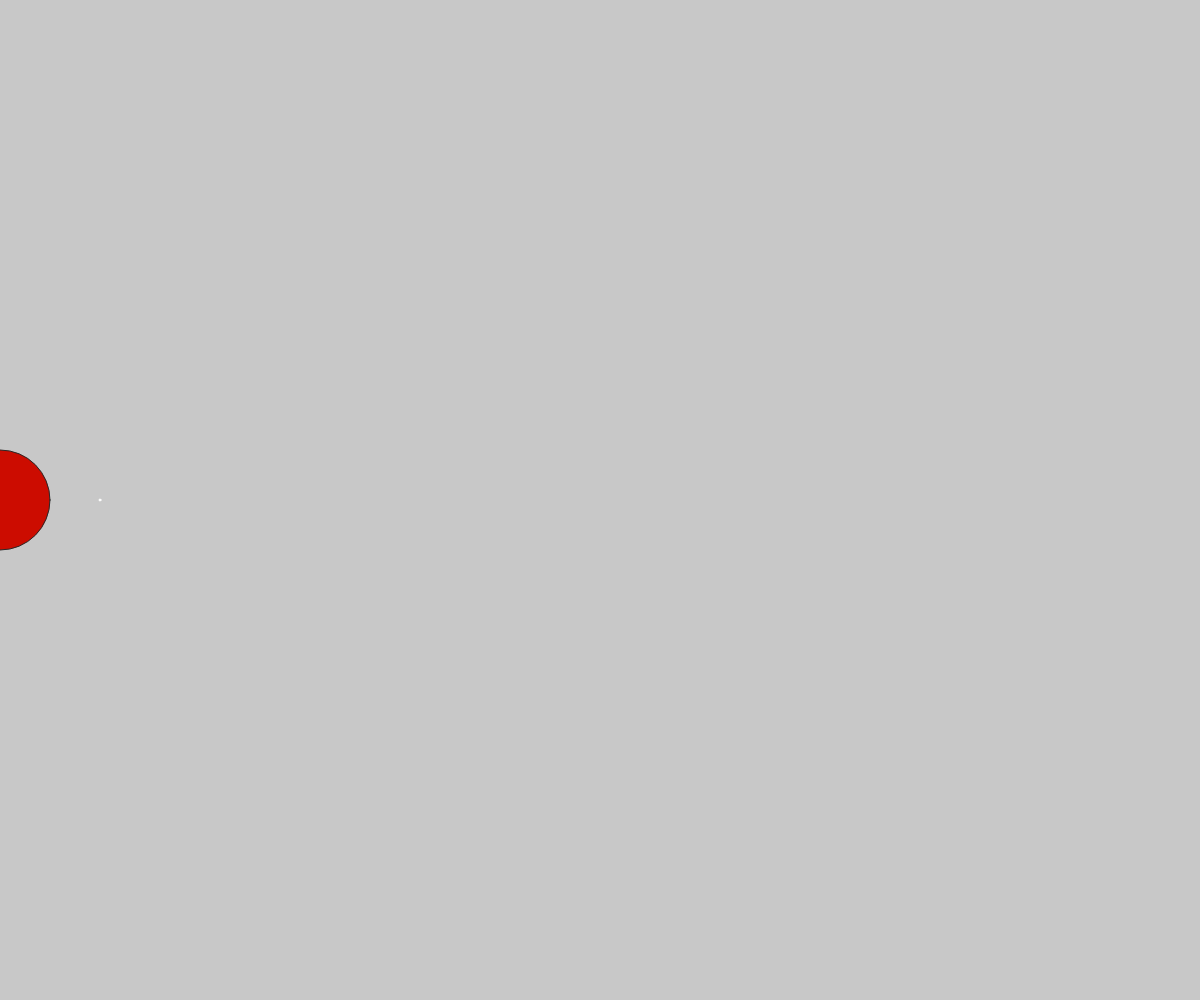
Frame 1 (no input)
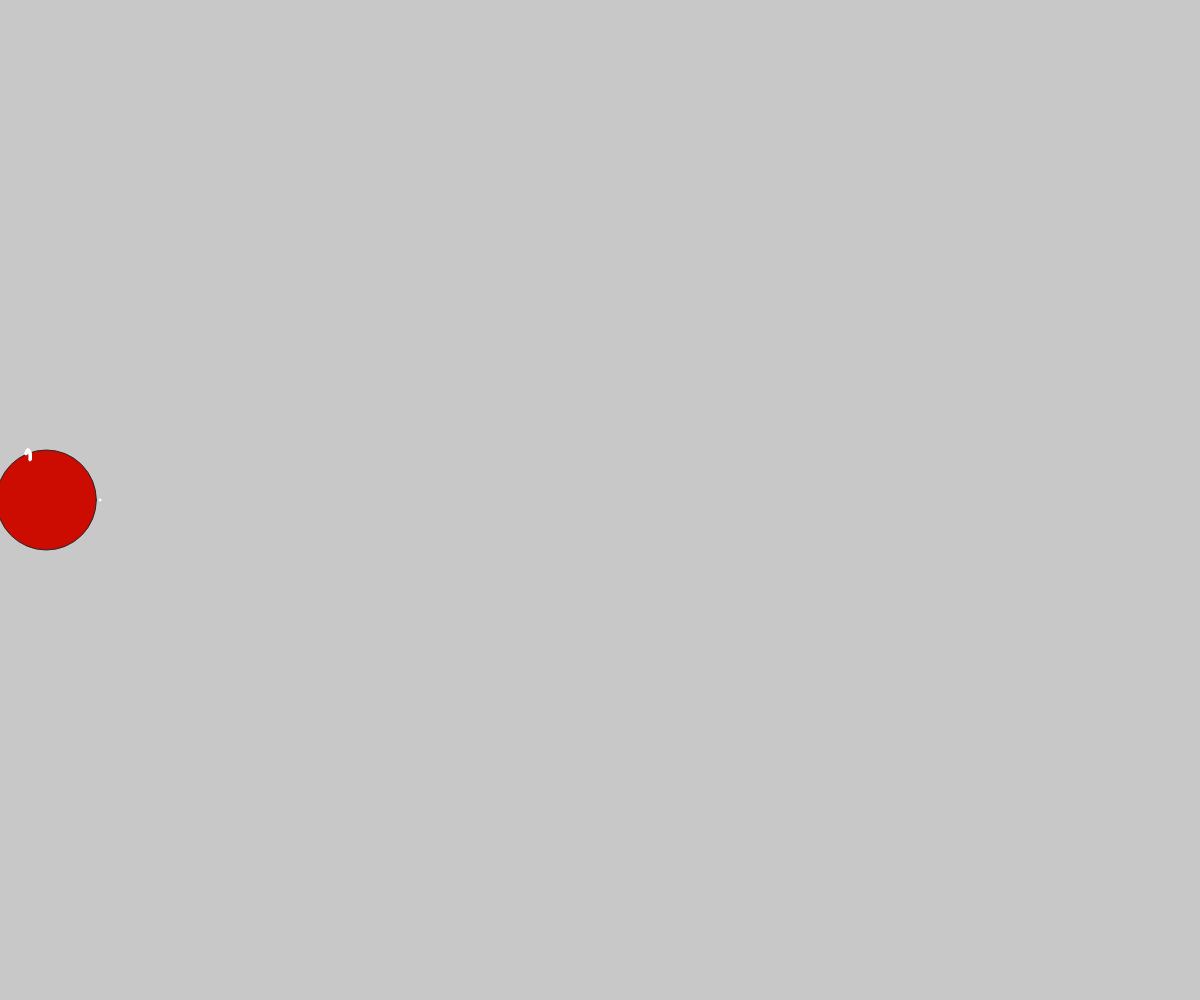
Frame 60 (no input)
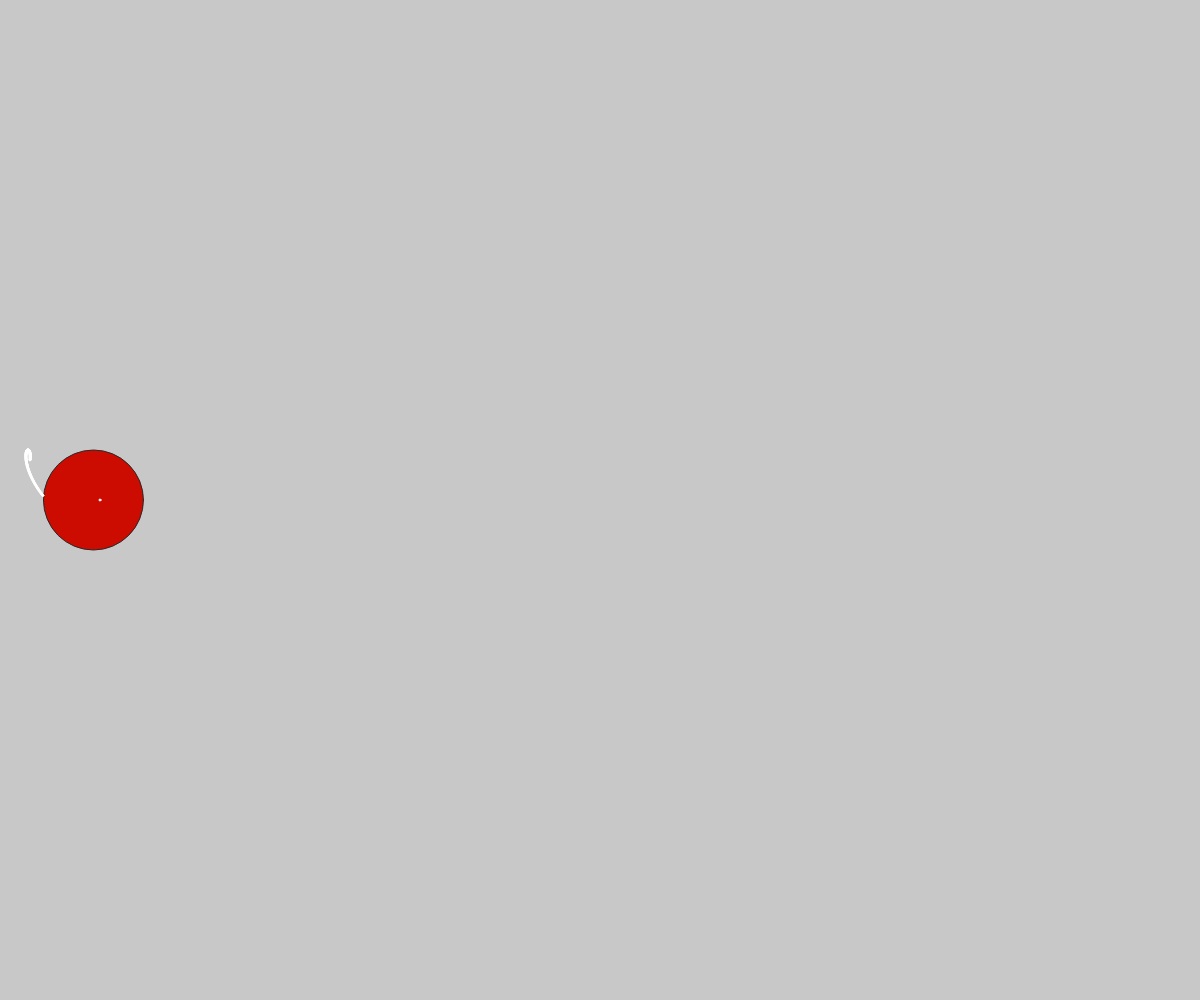
Frame 120 (the mouse pressed at the canvas centre since frame 60)

The p5.js sketch that drew these frames (run headless with seeded random() and noise() and a simulated clock; from frame 60 on, the mouse is pressed at the canvas centre):

// p5.js sketch
// ── sketch.js
let line;
function setup() {
    let balls = []
    let radius = 100
    createCanvas(windowWidth, windowHeight);
    line = createGraphics(windowWidth, windowHeight);
    stroke(41);
    fill(204,12,0);
    let ballVector = createVector(0, windowHeight/2);
    for(i= 0; i<1;i++){
        ball = new Circle(radius,0.01,ballVector);
        append(balls, ball);
    }
    
}
function draw(){
    background(200);
    ellipse(ball.ballVector.x,ball.ballVector.y,ball.radius,ball.radius);
    line.stroke(255);
    line.ellipse(ball.pebblePosition.x,ball.pebblePosition.y,2,2);
    ball.pebble();
    ball.roll();
    image(line,0,0)
    if(ball.ballVector.x > windowWidth){
        ball.ballVector.x = ball.radius;
    }
}
class Circle{
    constructor(radius,frequency, ballVector){
        this.radius = radius;
        this.frequency = frequency
        this.angularV =  PI * frequency;
        this.angle = 180;
        this.velocity = this.angularV * this.radius /4;
        this.ballVector = ballVector;
        this.pebblePosition = createVector(this.ballVector.x + this.radius, this.ballVector.y);
    }

    roll(){
        this.angle += this.angularV * 180 / PI/100;
        if(this.angle >= 360){
            this.angle =0;
        }
        this.ballVector.x += this.velocity;
        
    }
    pebble(){
        this.pebbleVector = createVector(cos(this.angle) * this.radius,sin(this.angle)* this.radius);
        if(this.angle > 90 || this.angle < 270){
            this.pebblePosition.x = this.ballVector.x - this.pebbleVector.x /2 ;}
        else if(this.angle < 90 || this.angle > 270){
            this.pebblePosition.x = this.ballVector.x + this.pebbleVector.x /2;}
        if (this.angle < 180 || this.angle > 0){
            this.pebblePosition.y = this.ballVector.y + this.pebbleVector.y /2;
        }
        else if (this.angle > 180 || this.angle < 0){
            this.pebblePosition.y = this.ballVector.y - this.pebbleVector.y /2;
        }
    }
}
